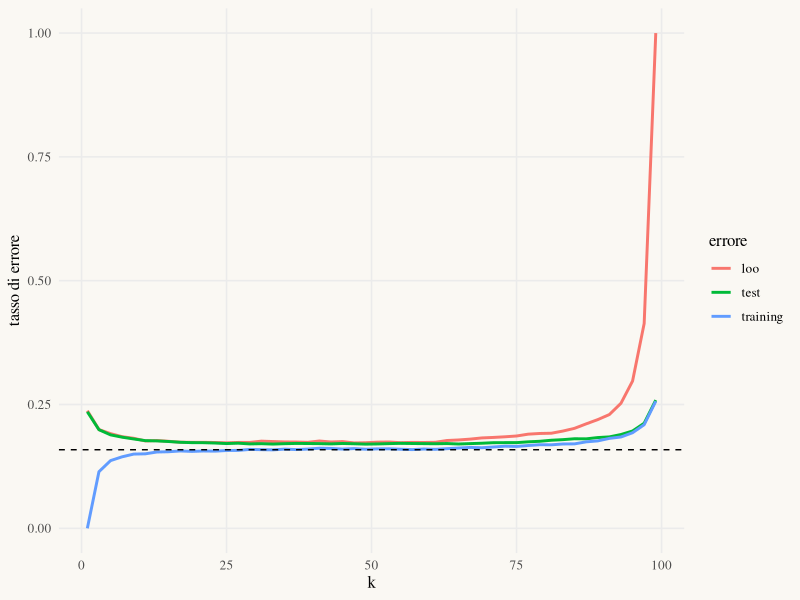

This figure's R source:
# ───────────────────────────────────────────────────────────────
# StatAtlas · Lab 19 — k vicini più prossimi
# R0: stessi dati di training e di test di StatAtlas (stesso seed, R ≥ 3.6).
# R2: stesso algoritmo: distanza euclidea, a parità di distanza l’indice minore (order()), k dispari.
# R3: class::knn() rompe le parità a caso e consuma numeri casuali: confronto di metodo, non stessi numeri.
# ───────────────────────────────────────────────────────────────
library(tidyverse)

set.seed(2026)
n <- 100; n_test <- 500; delta <- 2; scala <- 1; standardizza <- TRUE; B <- 100
k_val <- seq(1, 99, by = 2); kmax <- max(k_val)

genera <- function(n) {
  y <- rep(0:1, each = n / 2)
  s <- ifelse(runif(n) < 0.5, -1, 1)                 # (usato solo nello scenario XOR)
  z <- matrix(rnorm(2 * n), ncol = 2, byrow = TRUE)
  x <- cbind(ifelse(y == 1, delta / 2, -delta / 2) + z[, 1], z[, 2])
  x[, 2] <- scala * x[, 2]
  list(x = x, y = y)
}
errore_bayes <- pnorm(-delta / 2)

# Classe prevista per ogni k: matrice (punti × k)
prevedi <- function(xtr, ytr, xnew, loo = FALSE) {
  t(sapply(seq_len(nrow(xnew)), \(i) {
    d <- (xtr[, 1] - xnew[i, 1])^2 + (xtr[, 2] - xnew[i, 2])^2
    o <- order(d); if (loo) o <- o[o != i]          # leave-one-out: il punto non vota per sé
    v <- cumsum(ytr[o[seq_len(kmax)]])
    as.integer(v[k_val] > k_val / 2)
  }))
}

una_replica <- function() {
  tr <- genera(n); te <- genera(n_test)
  if (standardizza) {                                # medie e sd stimate sul solo training
    m <- colMeans(tr$x); s <- apply(tr$x, 2, sd)
    tr$x <- scale(tr$x, m, s); te$x <- scale(te$x, m, s)
  }
  err <- \(P, y) colMeans(P != y)
  tibble(k = k_val, training = err(prevedi(tr$x, tr$y, tr$x), tr$y),
         loo = err(prevedi(tr$x, tr$y, tr$x, loo = TRUE), tr$y), test = err(prevedi(tr$x, tr$y, te$x), te$y))
}

repliche <- map(seq_len(B), \(b) una_replica())
curve <- bind_rows(repliche, .id = "replica")
curve |> group_by(replica) |> slice_min(loo, n = 1, with_ties = FALSE) |> ungroup() |>
  summarise(k_medio = mean(k), test_al_k_scelto = mean(test))
curve |> filter(k == 1) |> summarise(training = mean(training), test = mean(test), cover_hart = 2 * errore_bayes * (1 - errore_bayes))

theme_statatlas <- function(base_size = 12) {
  theme_minimal(base_size = base_size, base_family = "serif") +
    theme(panel.grid.minor = element_blank(), plot.background = element_rect(fill = "#FAF8F3", colour = NA))
}
curve |> dplyr::select(-replica) |> group_by(k) |> summarise(across(everything(), mean)) |>
  pivot_longer(-k, names_to = "errore", values_to = "valore") |>
  ggplot(aes(k, valore, colour = errore)) + geom_line(linewidth = 1) +
  geom_hline(yintercept = errore_bayes, linetype = "dashed") +
  labs(x = "k", y = "tasso di errore") + theme_statatlas()

# Confronto di metodo (R3)
# library(class); knn(train = tr$x, test = te$x, cl = factor(tr$y), k = 15)
